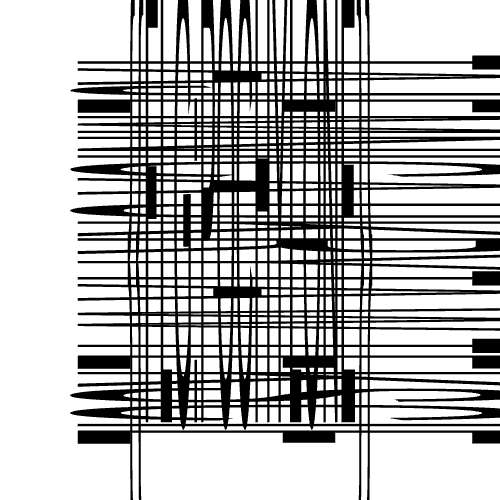
#> input picture _secret_payloads/na_smartfona.png, 500 x 500 px
$ python reveal_low_angle_img.py ../_secret_payloads/na_smartfona.png
#> lines starting #> are read from the running program, lines starting #| are printed output that depends on the picture; after the words box and inside, x2 and y2 are one past the last pixel; in counts of white or black regions, pixels touching at a corner belong together
#!/usr/bin/env python3
"""
Reveal hidden text in “tilt-to-read” images that need a **horizontal** stretch.

Usage
-----
python reveal_low_angle.py  _secret_payloads/na_smartfona.png
(optional)  --scale 8   --no-invert  --no-threshold  --no-mirror

Requires Pillow  (pip install pillow)
"""
from pathlib import Path
import argparse

from PIL import Image, ImageOps

# ----------------------------------------------------------------------
def reveal(
    input_path: Path,
    output_path: Path | None = None,
    scale: int = 8,
    do_invert: bool = True,
    do_threshold: bool = True,
    do_mirror: bool = True,
) -> Path:
    """
    Horizontally stretch *input_path* so the stripe-encoded text becomes legible.

    Returns the path of the saved file.
    """
#> called with scale = 8, do_invert = True, do_threshold = True, do_mirror = True
    img = Image.open(input_path).convert("L")  # greyscale

    if do_invert:
        img = ImageOps.invert(img)
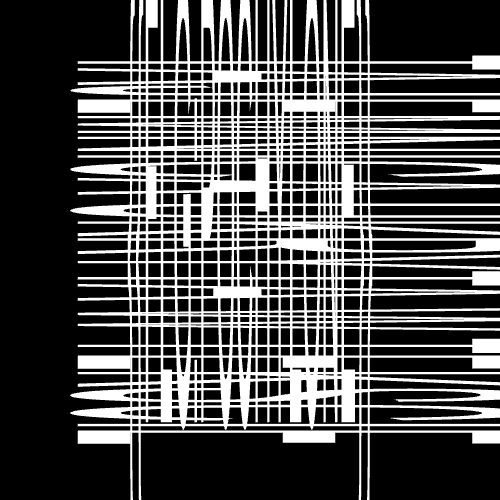
#> img: PIL image 500x500 L; min 0, max 255, mean 74.9

    # horizontal stretch: widen by *scale*, keep height unchanged
    w, h = img.size
#> w = 500; h = 500
    img = img.resize((w * scale, h), resample=Image.NEAREST)
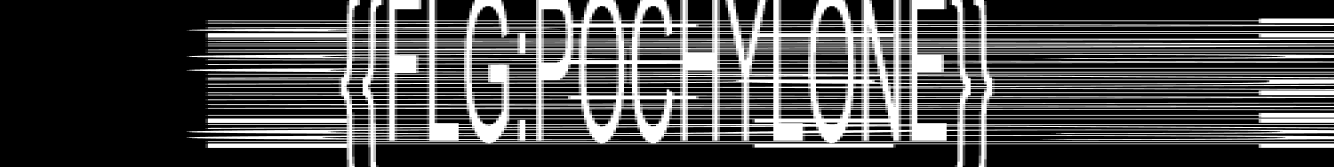
#> img: PIL image 4000x500 L (shown at 1/3 size); min 0, max 255, mean 74.9

    if do_threshold:
        img = img.point(lambda p: 255 if p > 128 else 0)
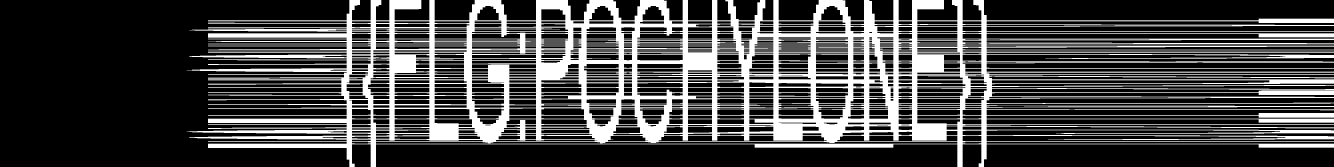
#> img: PIL image 4000x500 L (shown at 1/3 size); 27.7% white; 1 white region, box (x1, y1, x2, y2) and area: (560, 0, 4000, 500) 553184

    if do_mirror:
        img = ImageOps.mirror(img)  # left-right flip
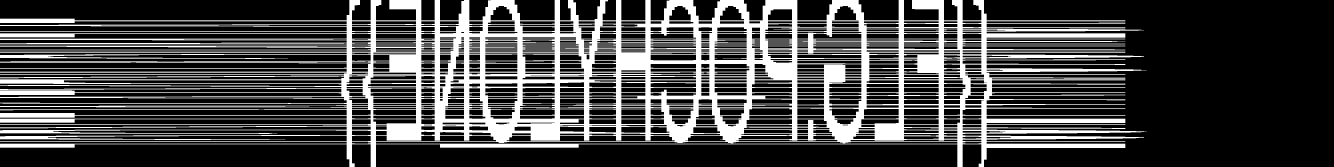
#> img: PIL image 4000x500 L (shown at 1/3 size); 27.7% white; 1 white region, box (x1, y1, x2, y2) and area: (0, 0, 3440, 500) 553184

    if output_path is None:
        output_path = input_path.with_name(
            input_path.stem + "_revealed" + input_path.suffix
        )
    img.save(output_path)
    return output_path


# ----------------------------------------------------------------------
def main() -> None:
    ap = argparse.ArgumentParser(description="Reveal horizontally-compressed tilt image")
    ap.add_argument("image", type=Path, help="input PNG/JPG")
    ap.add_argument("-o", "--output", type=Path, help="output file name")
    ap.add_argument("--scale", type=int, default=8, help="horizontal scale factor")
    ap.add_argument("--no-invert", action="store_true", help="skip colour inversion")
    ap.add_argument("--no-threshold", action="store_true", help="skip BW threshold")
    ap.add_argument("--no-mirror", action="store_true", help="skip final mirror flip")
    args = ap.parse_args()

    out = reveal(
        args.image,
        output_path=args.output,
        scale=max(1, args.scale),
        do_invert=not args.no_invert,
        do_threshold=not args.no_threshold,
        do_mirror=not args.no_mirror,
    )
    print(f"Saved revealed image → {out}")


if __name__ == "__main__":
    main()
